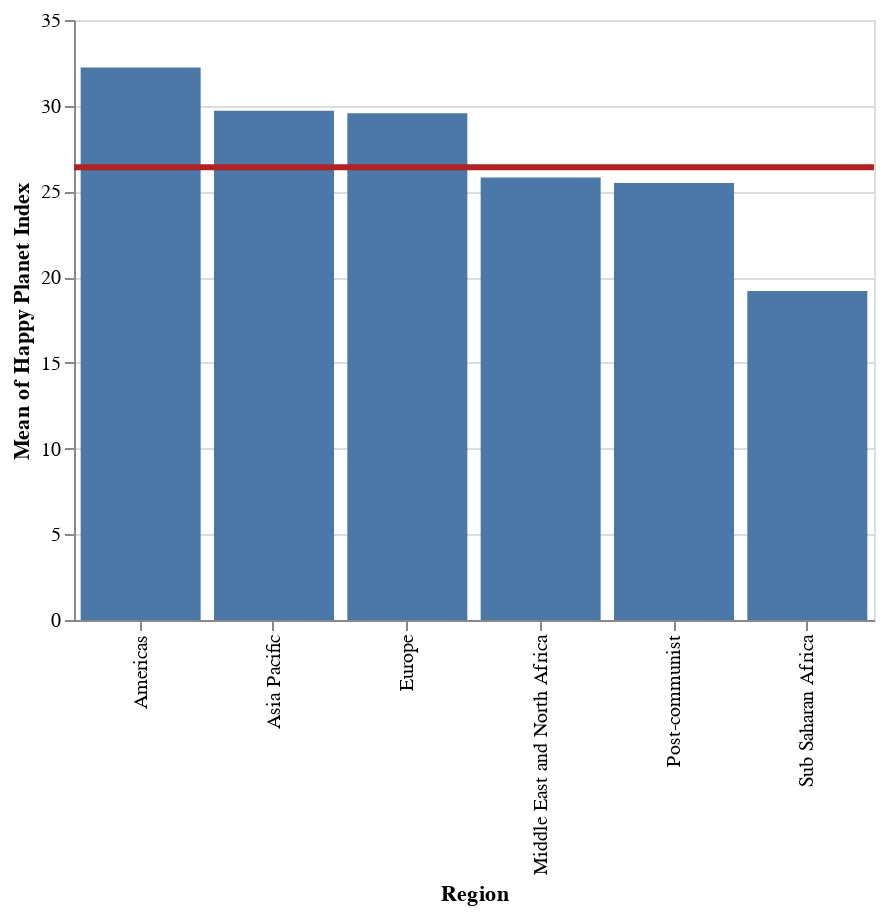

Here is the notebook cell this chart was saved with:
### Markdown cell above
Barplot with line representing the mean of the selected bars

### Code cell
# define an interval selection limited to the x-axis (Region) for bar selection
selected_bars = alt.selection_interval(encodings=['x'])  

# create bar chart with bars representing mean values per Region
bars = (
    alt.Chart(hpi_df).mark_bar().encode(  
        x='Region:N',                     # encode x-axis with nominal 'Region' categories
        y='mean(Happy Planet Index):Q',  # encode y-axis with mean of quantitative 'Happy Planet Index'
        opacity=alt.condition(            # conditionally set opacity based on selection
            selected_bars,                # if bar is within selected interval on x-axis...
            alt.OpacityValue(1),          # fully opaque
            alt.OpacityValue(0.7)         # else slightly transparent
        ),
    )
    .properties(width=400)                 # set width of the bar chart to 400 pixels
    .add_params(selected_bars)             # add the interval selection interaction to this chart
)

# create a horizontal rule (line) with firebrick color
line = (
    alt.Chart(hpi_df).mark_rule(color='firebrick').encode(  
        y='mean(Happy Planet Index):Q',                      # encode y-position as mean 'Happy Planet Index'
        size=alt.SizeValue(3)                                # set thickness of the line to 3 pixels
    )
    .transform_filter(selected_bars)                         # filter the data to only selected bars (regions)
)

# overlay the bar chart and line chart to show mean line only for selected regions
bars + line

### Figure 1 — Vega-Lite specification as saved in the notebook (floating-point values rounded to 4 significant figures; data arrays with more than 128 entries replaced by an {"elided": "..."} marker saying what was removed)
{"config": {"view": {"continuousWidth": 300, "continuousHeight": 300}}, "layer": [{"mark": {"type": "bar"}, "encoding": {"opacity": {"condition": {"param": "param_5", "value": 1}, "value": 0.7}, "x": {"field": "Region", "type": "nominal"}, "y": {"aggregate": "mean", "field": "Happy Planet Index", "type": "quantitative"}}, "name": "view_3"}, {"mark": {"type": "rule", "color": "firebrick"}, "encoding": {"size": {"value": 3}, "y": {"aggregate": "mean", "field": "Happy Planet Index", "type": "quantitative"}}, "transform": [{"filter": {"param": "param_5"}}]}], "data": {"name": "data-e1c068cb61c6a12593f95144d0d2b6ed"}, "params": [{"name": "param_5", "select": {"type": "interval", "encodings": ["x"]}, "views": ["view_3"]}], "width": 400, "$schema": "https://vega.github.io/schema/vega-lite/v5.20.1.json", "datasets": {"data-e1c068cb61c6a12593f95144d0d2b6ed": {"elided": "140 records"}}}
